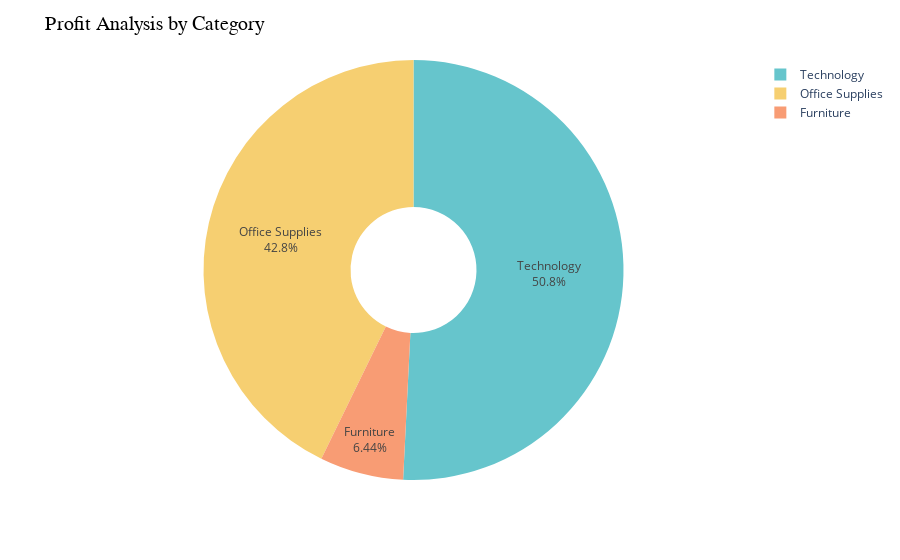

Notebook cell for this chart:
### Code cell
fig = px.pie(profit_by_category, values='Profit', names='Category',hole=0.3, color_discrete_sequence=px.colors.qualitative.Pastel)
fig.update_traces(textposition='inside', textinfo='percent+label')
fig.update_layout(title_text='Profit Analysis by Category', title_font = dict(size=20, color='black', family='Arial'))
fig.show()

### Figure 1 — Plotly figure (JSON) as saved in the notebook; plotly's stock layout.template omitted (floating-point values rounded to 4 significant figures)
{"data": [{"domain": {"x": [0, 1], "y": [0, 1]}, "hole": 0.3, "hovertemplate": "Category=%{label}<br>Profit=%{value}<extra></extra>", "labels": ["Furniture", "Office Supplies", "Technology"], "legendgroup": "", "name": "", "showlegend": true, "textinfo": "percent+label", "textposition": "inside", "type": "pie", "values": [18450.0, 122500.0, 145500.0]}], "layout": {"legend": {"tracegroupgap": 0}, "margin": {"t": 60}, "piecolorway": ["rgb(102, 197, 204)", "rgb(246, 207, 113)", "rgb(248, 156, 116)", "rgb(220, 176, 242)", "rgb(135, 197, 95)", "rgb(158, 185, 243)", "rgb(254, 136, 177)", "rgb(201, 219, 116)", "rgb(139, 224, 164)", "rgb(180, 151, 231)", "rgb(179, 179, 179)"], "title": {"font": {"color": "black", "family": "Arial", "size": 20}, "text": "Profit Analysis by Category"}}}
